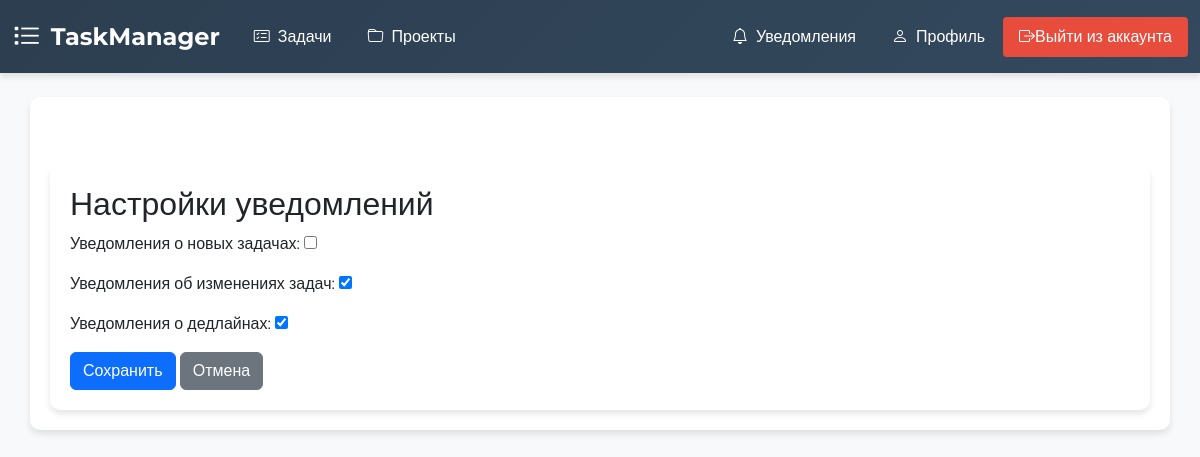
The page /task-manager/notification-settings/ (signed in) on the database as committed earlier.
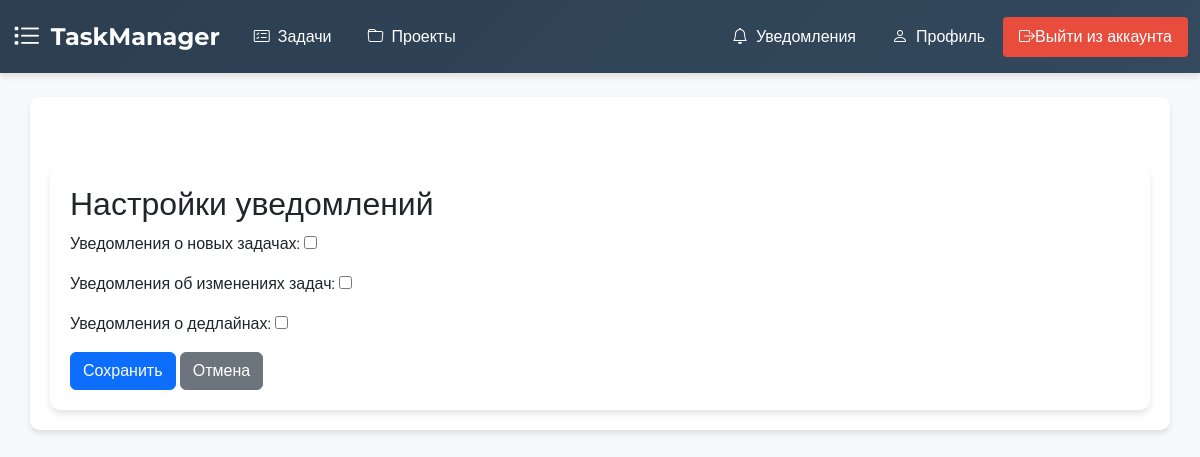
The same page on the database as committed later.
### accounts/models.py (models this page shows)
class CustomUser(AbstractUser):
    email = models.EmailField(unique=True)
    notify_new_tasks = models.BooleanField(default=True, verbose_name="Уведомления о новых задачах")
    notify_task_changes = models.BooleanField(default=True, verbose_name="Уведомления об изменениях задач")
    notify_deadlines = models.BooleanField(default=True, verbose_name="Уведомления о дедлайнах")

### taskmanager/views.py (the view)
# urls.py: path('notification-settings/', notification_settings, name='notification_settings'),
@login_required
def notification_settings(request):
    if request.method == 'POST':
        form = NotificationSettingsForm(request.POST, instance=request.user)
        if form.is_valid():
            form.save()
            messages.success(request, 'Настройки уведомлений успешно обновлены.')
            return redirect('accounts:profile')
    else:
        form = NotificationSettingsForm(instance=request.user)
    return render(request, 'taskmanager/notification_settings.html', {'form': form})

### taskmanager/forms.py
class NotificationSettingsForm(forms.ModelForm):
    class Meta:
        model = User
        fields = ['notify_new_tasks', 'notify_task_changes', 'notify_deadlines']
        labels = {
            'notify_new_tasks': 'Уведомления о новых задачах',
            'notify_task_changes': 'Уведомления об изменениях задач',
            'notify_deadlines': 'Уведомления о дедлайнах',
        }

### taskmanager/context_processors.py (called while the page is built)
def unread_notifications_count(request):
    if request.user.is_authenticated:
        unread_notifications_count = Notification.objects.filter(users=request.user).exclude(read_by=request.user).count()
        return {'unread_notifications_count': unread_notifications_count}
    return {}

### taskmanager/templates/taskmanager/notification_settings.html (shortened to what this page needs)
{% extends "taskmanager/base.html" %}
{% block body %}
<div class="container mt-5">
    <h2>Настройки уведомлений</h2>
    <form method="post">
        <div class="form-group mb-3">
            {{ form.notify_new_tasks.label_tag }}
            {{ form.notify_new_tasks }}
        </div>
        <div class="form-group mb-3">
            {{ form.notify_task_changes.label_tag }}
            {{ form.notify_task_changes }}
        </div>
        <div class="form-group mb-3">
            {{ form.notify_deadlines.label_tag }}
            {{ form.notify_deadlines }}
        </div>
        <button type="submit" class="btn btn-primary">Сохранить</button>
        <a href="{% url 'accounts:profile' %}" class="btn btn-secondary">Отмена</a>
    </form>
</div>
{% endblock %}

Rows that differ between the two databases and show on the page:
changed CustomUser: notify_task_changes "☑" → "☐"; notify_deadlines "☑" → "☐"
